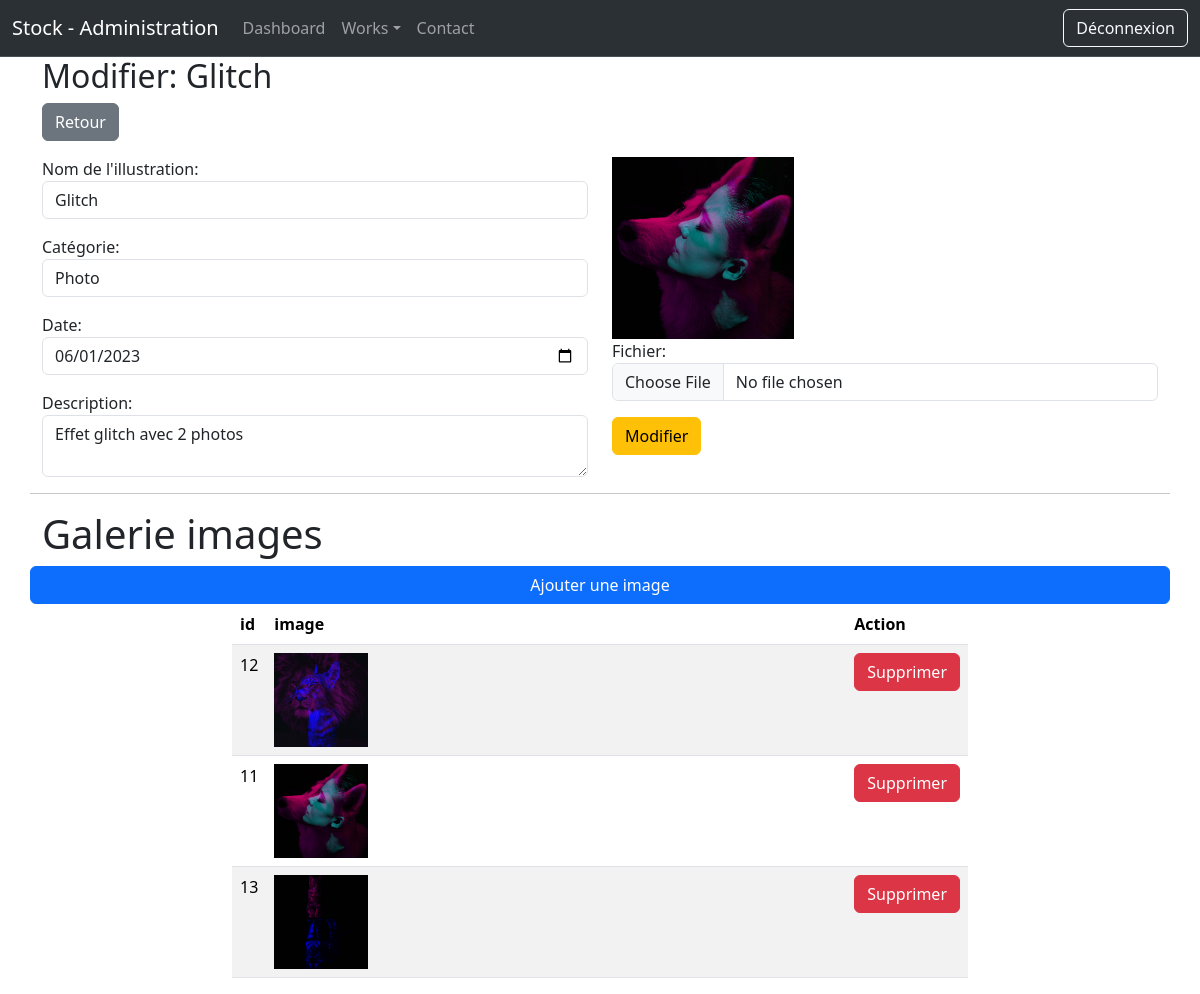
Page /admin/updateIllu.php?id=11 (signed in) on the committed database.
### tables this page shows
CREATE TABLE IF NOT EXISTS `illustration` (
  `id` int NOT NULL AUTO_INCREMENT,
  `nom` varchar(255) NOT NULL,
  `categorie` varchar(255) NOT NULL,
  `image` varchar(255) NOT NULL,
  `description` text NOT NULL,
  `date` date NOT NULL,
  PRIMARY KEY (`id`)
);

CREATE TABLE IF NOT EXISTS `images` (
  `id` int NOT NULL AUTO_INCREMENT,
  `fichier` varchar(255) NOT NULL,
  `id_illustration` int NOT NULL,
  PRIMARY KEY (`id`)
);

### admin/updateIllu.php (the view, shortened to what this page needs)
<?php
    if(isset($_GET['id']))
    {
        $id = htmlspecialchars($_GET['id']);
    }else{
        header("LOCATION:illustration.php");
    }
    require "../connexion.php";
    $req = $bdd->prepare("SELECT * FROM illustration WHERE id=?");
    $req->execute([$id]);
    $don = $req->fetch();
?>
<!DOCTYPE html>
<html lang="en">
<head>
    <link href="https://cdn.jsdelivr.net/npm/bootstrap@5.3.2/dist/css/bootstrap.min.css" rel="stylesheet">
</head>
<body>
    <?php
        include("partials/header.php");
    ?>
    <div class="container">
        <h2>Modifier: <?= $don['nom'] ?></h2>
        <a href="illustration.php" class='btn btn-secondary'>Retour</a>
        <form action="treatmentUpdateIllu.php?id=<?= $don['id'] ?>" method="POST" enctype="multipart/form-data">
            <div class="row">
                <div class="col-md-6">
                    <div class="form-group my-3">
                        <label for="nom">Nom de l'illustration: </label>
                        <input type="text" id="nom" name="nom" value="<?= $don['nom'];?>" class="form-control">
                    </div>
                    <div class="form-group my-3">
                        <label for="categorie">Catégorie: </label>
                        <select name="categorie" id="categorie" class="form-control">
                            <?php
                                if($don['categorie'] == "photoshop")
                                {
                                    echo '<option value="photoshop" selected>Photoshop</option>';
                                    echo '<option value="illustrator">Illustrator</option>';
                                    echo '<option value="indesign">InDesign</option>';
                                    echo '<option value="photo">Photo</option>';
                                }else if($don['categorie'] == "illustrator")
                                {
                                    echo '<option value="photoshop">Photoshop</option>';
                                    echo '<option value="illustrator" selected>Illustrator</option>';
                                    echo '<option value="indesign">InDesign</option>';
                                    echo '<option value="photo">Photo</option>';
                                }else if($don['categorie'] == "indesign")
                                {
                                    echo '<option value="photoshop">Photoshop</option>';
                                    echo '<option value="illustrator">Illustrator</option>';
                                    echo '<option value="indesign" selected>Indesign</option>';
                                    echo '<option value="photo">Photo</option>';
                                }else{
                                    echo '<option value="photo" selected>Photo</option>';
                                }
                            ?>
                        </select>
                    </div>
                    <div class="form-group my-3">
                        <label for="date">Date: </label>
                        <input type="date" name="date" id="date" class="form-control" value="<?= $don['date'] ?>">
                    </div>
                    <div class="form-group my-3">
                        <label for="description">Description: </label>
                        <textarea name="description" id="description" class="form-control"><?= $don['description'] ?></textarea>
                    </div>
                </div>
                <div class="col-md-6">
                    <div class="form-group my-3">
                        <div class="col-4">
                            <img src="../images/<?= $don['image'] ?>" alt="image de <?= $don['nom'] ?>" class="img-fluid">
                        </div>
                        <label for="image">Fichier: </label>
                        <input type="file" name="image" id="image" class="form-control">
                    </div>
                    <div class="form-group my-3">
                        <input type="submit" value="Modifier" class="btn btn-warning">
                    </div>
                </div>
                <hr>
                <div class="col-md-12">
                    <h1>Galerie images</h1>
                    <div class="row">
                        <a href="addGalimgIllu.php?id=<?= $don['id'] ?>" class='btn btn-primary'>Ajouter une image</a>
                        <div class="col-md-8 offset-2">
                            <table class="table table-striped">
                                <thead>
                                    <tr>
                                        <th>id</th>
                                        <th>image</th>
                                        <th>Action</th>
                                    </tr>
                                </thead>
                                <tbody>
                                    <?php
                                        $gal = $bdd->prepare("SELECT * FROM images WHERE id_illustration=?");
                                        $gal->execute([$id]);
                                        $count = $gal->rowCount();
                                        if($count > 0)
                                        {
                                            while($donGal = $gal->fetch())
                                            {
                                                echo "<tr>";
                                                    echo "<td>".$donGal['id']."</td>";
                                                    echo "<td><img src='../images/".$donGal['fichier']."' alt='image de galerie ".$don['nom']."' class='col-2 img-fluid'></td>";
                                                    echo "<td>";
                                                        echo "<a href='updateIllu.php?id=".$id."&delete=".$donGal['id']."' class='btn btn-danger'>Supprimer</a>";
                                                    echo "</td>";
                                                echo "</tr>";
                                            }
                                        }else{
                                            echo "<p>Aucune images associées</p>";
                                        }
                                    ?>
                                </tbody>
                            </table>
                        </div>
                    </div>
                </div>
            </div>
        </form>
    </div>
</body>
</html>

### rows in the picture
illustration: nom "Glitch", categorie "Photo", date "06/01/2023", description "Effet glitch avec 2 photos", image (picture)
images: id "12", fichier (picture)
images: id "11", fichier (picture)
images: id "13", fichier (picture)
